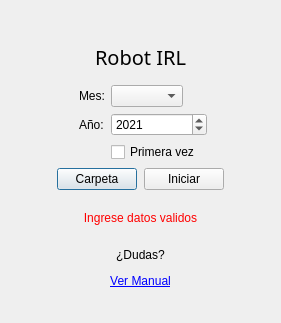
<?xml version="1.0" encoding="UTF-8"?>
<ui version="4.0">
 <class>form</class>
 <widget class="QDialog" name="form">
  <property name="windowModality">
   <enum>Qt::ApplicationModal</enum>
  </property>
  <property name="geometry">
   <rect>
    <x>0</x>
    <y>0</y>
    <width>281</width>
    <height>323</height>
   </rect>
  </property>
  <property name="cursor">
   <cursorShape>ArrowCursor</cursorShape>
  </property>
  <property name="focusPolicy">
   <enum>Qt::StrongFocus</enum>
  </property>
  <property name="contextMenuPolicy">
   <enum>Qt::DefaultContextMenu</enum>
  </property>
  <property name="windowTitle">
   <string>RobotIRL</string>
  </property>
  <property name="whatsThis">
   <string/>
  </property>
  <property name="inputMethodHints">
   <set>Qt::ImhNone</set>
  </property>
  <widget class="QWidget" name="gridLayoutWidget">
   <property name="geometry">
    <rect>
     <x>0</x>
     <y>0</y>
     <width>281</width>
     <height>325</height>
    </rect>
   </property>
   <layout class="QGridLayout" name="gridLayout">
    <property name="leftMargin">
     <number>35</number>
    </property>
    <property name="topMargin">
     <number>35</number>
    </property>
    <property name="rightMargin">
     <number>35</number>
    </property>
    <property name="bottomMargin">
     <number>35</number>
    </property>
    <item row="1" column="0">
     <layout class="QFormLayout" name="formLayout">
      <property name="formAlignment">
       <set>Qt::AlignCenter</set>
      </property>
      <property name="leftMargin">
       <number>0</number>
      </property>
      <item row="0" column="0">
       <widget class="QLabel" name="label">
        <property name="text">
         <string>Mes:</string>
        </property>
       </widget>
      </item>
      <item row="0" column="1">
       <widget class="QComboBox" name="inputMes">
        <property name="sizePolicy">
         <sizepolicy hsizetype="Fixed" vsizetype="Fixed">
          <horstretch>0</horstretch>
          <verstretch>0</verstretch>
         </sizepolicy>
        </property>
       </widget>
      </item>
      <item row="1" column="0">
       <widget class="QLabel" name="label_4">
        <property name="text">
         <string>Año:</string>
        </property>
       </widget>
      </item>
      <item row="1" column="1">
       <widget class="QSpinBox" name="inputAnio">
        <property name="sizePolicy">
         <sizepolicy hsizetype="Fixed" vsizetype="Fixed">
          <horstretch>0</horstretch>
          <verstretch>0</verstretch>
         </sizepolicy>
        </property>
        <property name="minimumSize">
         <size>
          <width>15</width>
          <height>0</height>
         </size>
        </property>
        <property name="maximumSize">
         <size>
          <width>96</width>
          <height>16777215</height>
         </size>
        </property>
        <property name="minimum">
         <number>1500</number>
        </property>
        <property name="maximum">
         <number>2200</number>
        </property>
        <property name="value">
         <number>2021</number>
        </property>
       </widget>
      </item>
      <item row="2" column="1">
       <widget class="QCheckBox" name="chkFirstTime">
        <property name="sizePolicy">
         <sizepolicy hsizetype="Fixed" vsizetype="Fixed">
          <horstretch>0</horstretch>
          <verstretch>0</verstretch>
         </sizepolicy>
        </property>
        <property name="text">
         <string>Primera vez</string>
        </property>
       </widget>
      </item>
     </layout>
    </item>
    <item row="2" column="0">
     <layout class="QHBoxLayout" name="horizontalLayout" stretch="0,0">
      <property name="spacing">
       <number>7</number>
      </property>
      <item>
       <widget class="QPushButton" name="btnFolder">
        <property name="sizePolicy">
         <sizepolicy hsizetype="Fixed" vsizetype="Fixed">
          <horstretch>0</horstretch>
          <verstretch>0</verstretch>
         </sizepolicy>
        </property>
        <property name="text">
         <string>Carpeta</string>
        </property>
       </widget>
      </item>
      <item>
       <widget class="QPushButton" name="btnStart">
        <property name="sizePolicy">
         <sizepolicy hsizetype="Fixed" vsizetype="Fixed">
          <horstretch>0</horstretch>
          <verstretch>0</verstretch>
         </sizepolicy>
        </property>
        <property name="text">
         <string>Iniciar</string>
        </property>
       </widget>
      </item>
     </layout>
    </item>
    <item row="4" column="0">
     <widget class="QLabel" name="lblManual">
      <property name="cursor">
       <cursorShape>PointingHandCursor</cursorShape>
      </property>
      <property name="text">
       <string>&lt;html&gt;&lt;head/&gt;&lt;body&gt;&lt;p align=&quot;center&quot;&gt;¿Dudas?&lt;/p&gt;&lt;p align=&quot;center&quot;&gt;&lt;span style=&quot; text-decoration: underline; color:#0000ff;&quot;&gt;Ver Manual&lt;/span&gt;&lt;/p&gt;&lt;/body&gt;&lt;/html&gt;</string>
      </property>
      <property name="textFormat">
       <enum>Qt::AutoText</enum>
      </property>
     </widget>
    </item>
    <item row="3" column="0">
     <widget class="QLabel" name="lblError">
      <property name="text">
       <string>&lt;html&gt;&lt;head/&gt;&lt;body&gt;&lt;p align=&quot;center&quot;&gt;&lt;span style=&quot; color:#ff0000;&quot;&gt;Ingrese datos validos&lt;/span&gt;&lt;/p&gt;&lt;/body&gt;&lt;/html&gt;</string>
      </property>
     </widget>
    </item>
    <item row="0" column="0">
     <widget class="QLabel" name="label_5">
      <property name="font">
       <font>
        <family>Maiandra GD</family>
        <pointsize>15</pointsize>
       </font>
      </property>
      <property name="text">
       <string>&lt;html&gt;&lt;head/&gt;&lt;body&gt;&lt;p align=&quot;center&quot;&gt;Robot IRL&lt;/p&gt;&lt;/body&gt;&lt;/html&gt;</string>
      </property>
     </widget>
    </item>
   </layout>
  </widget>
 </widget>
 <tabstops>
  <tabstop>inputMes</tabstop>
  <tabstop>inputAnio</tabstop>
  <tabstop>btnStart</tabstop>
  <tabstop>btnFolder</tabstop>
 </tabstops>
 <resources/>
 <connections/>
</ui>
